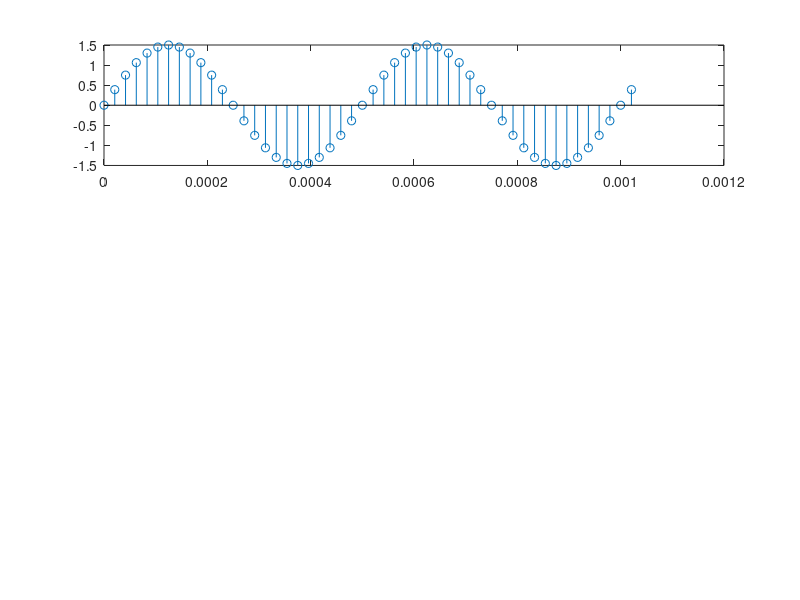

Write MATLAB code to recreate this figure.
clear; clear all;
N   =   50;
n   =   0:1:N-1;
fs  =   48000;  %% Sampling frequency
f1  =   2000;   %% frequency 1
x   =   1.5*sin(2*pi*(f1/fs)*n);
% Plot x signal
subplot(3,1,1);
t   =   (0:1:N-1)*1/fs;
stem(t,x);
% Calculate IntX
x1  = round(16*x);
for i = 1:1:48
    formatSpec =...
 'sine[%d] = %6.f; // Sample(%d)\n';
    fprintf(formatSpec,i-1,x1(i),i);
end
